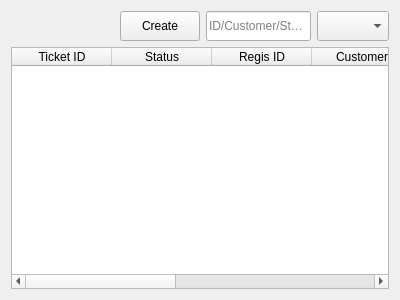
<?xml version="1.0" encoding="UTF-8"?>
<ui version="4.0">
 <class>TicketsHomePage</class>
 <widget class="QWidget" name="TicketsHomePage">
  <property name="geometry">
   <rect>
    <x>0</x>
    <y>0</y>
    <width>400</width>
    <height>300</height>
   </rect>
  </property>
  <property name="windowTitle">
   <string>Form</string>
  </property>
  <layout class="QGridLayout" name="gridLayout">
   <item row="0" column="0">
    <layout class="QVBoxLayout" name="verticalLayout">
     <item>
      <layout class="QHBoxLayout" name="horizontalLayout">
       <property name="sizeConstraint">
        <enum>QLayout::SizeConstraint::SetDefaultConstraint</enum>
       </property>
       <item>
        <spacer name="horizontalSpacer">
         <property name="orientation">
          <enum>Qt::Orientation::Horizontal</enum>
         </property>
         <property name="sizeHint" stdset="0">
          <size>
           <width>40</width>
           <height>20</height>
          </size>
         </property>
        </spacer>
       </item>
       <item>
        <spacer name="horizontalSpacer_2">
         <property name="orientation">
          <enum>Qt::Orientation::Horizontal</enum>
         </property>
         <property name="sizeHint" stdset="0">
          <size>
           <width>40</width>
           <height>20</height>
          </size>
         </property>
        </spacer>
       </item>
       <item>
        <spacer name="horizontalSpacer_3">
         <property name="orientation">
          <enum>Qt::Orientation::Horizontal</enum>
         </property>
         <property name="sizeHint" stdset="0">
          <size>
           <width>40</width>
           <height>20</height>
          </size>
         </property>
        </spacer>
       </item>
       <item>
        <widget class="QPushButton" name="createTicketButton">
         <property name="minimumSize">
          <size>
           <width>0</width>
           <height>30</height>
          </size>
         </property>
         <property name="text">
          <string>Create</string>
         </property>
        </widget>
       </item>
       <item>
        <widget class="QLineEdit" name="filterLineEdit">
         <property name="minimumSize">
          <size>
           <width>0</width>
           <height>30</height>
          </size>
         </property>
         <property name="placeholderText">
          <string>ID/Customer/Status</string>
         </property>
        </widget>
       </item>
       <item>
        <widget class="QComboBox" name="filterComboBox">
         <property name="minimumSize">
          <size>
           <width>0</width>
           <height>30</height>
          </size>
         </property>
         <property name="placeholderText">
          <string>Filter</string>
         </property>
        </widget>
       </item>
      </layout>
     </item>
     <item>
      <widget class="QTableWidget" name="ticketsTable">
       <property name="rowCount">
        <number>0</number>
       </property>
       <property name="columnCount">
        <number>7</number>
       </property>
       <column>
        <property name="text">
         <string>Ticket ID</string>
        </property>
       </column>
       <column>
        <property name="text">
         <string>Status</string>
        </property>
       </column>
       <column>
        <property name="text">
         <string>Regis ID</string>
        </property>
       </column>
       <column>
        <property name="text">
         <string>Customer</string>
        </property>
       </column>
       <column>
        <property name="text">
         <string>Date</string>
        </property>
       </column>
       <column>
        <property name="text">
         <string>Time</string>
        </property>
       </column>
       <column>
        <property name="text">
         <string>Technician</string>
        </property>
       </column>
      </widget>
     </item>
    </layout>
   </item>
  </layout>
 </widget>
 <resources/>
 <connections/>
</ui>
